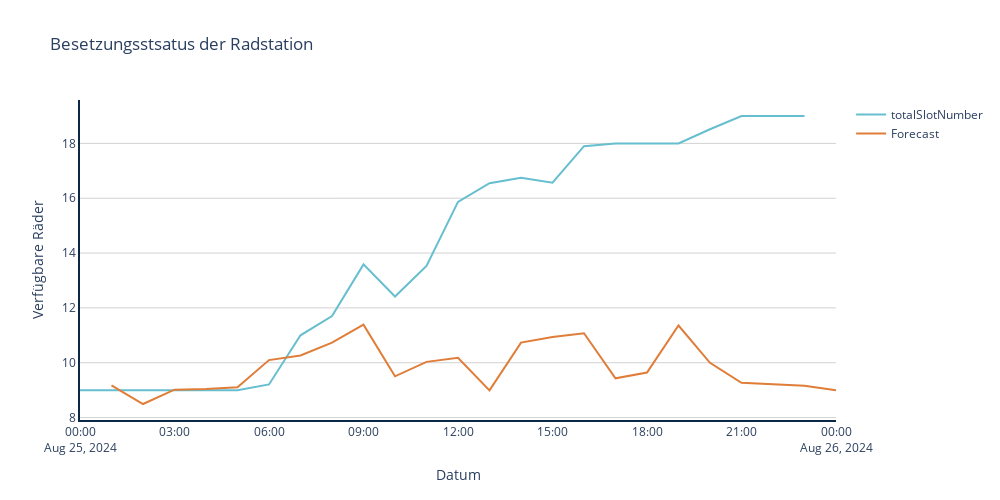

Write notebook code for a chart like this one.
### Code cell
train = df_ags_mf[(df_ags_mf.index <= '2024-08-25 00:00:00+00:00') & (df_ags_mf.index > '2024-08-08 00:00:00+00:00')]['availableBikeNumber']
test = df_ags_mf[(df_ags_mf.index >= '2024-08-25 00:00:00+00:00') & (df_ags_mf.index < '2024-08-26 00:00:00+00:00')]['availableBikeNumber']
try:
    model = ExponentialSmoothing(train, trend='add', seasonal='add', initialization_method = 'estimated',
                                 seasonal_periods=24)
    fit = model.fit(smoothing_seasonal=0.2,)
    forecast = fit.forecast(
        steps=24)
except:
    print(fit.mle_retvals)
print(f'Mean Squared Error: {mean_squared_error(test, forecast)}')
print(f'Mean Absolute percentage Error: {mean_absolute_percentage_error(test, forecast)}')
print(f'Root Mean Squared Error: {root_mean_squared_error(test, forecast)}')
print(f'Root Absolute Error: {mean_absolute_error(test, forecast)}')
plot_that(test,forecast)

### Figure 1 — Plotly figure (JSON) as saved in the notebook; plotly's stock layout.template omitted (floating-point values rounded to 4 significant figures)
{"data": [{"marker": {"color": "#66BECF"}, "name": "totalSlotNumber", "textposition": "bottom right", "type": "scatter", "x": ["2024-08-25T00:00:00+00:00", "2024-08-25T01:00:00+00:00", "2024-08-25T02:00:00+00:00", "2024-08-25T03:00:00+00:00", "2024-08-25T04:00:00+00:00", "2024-08-25T05:00:00+00:00", "2024-08-25T06:00:00+00:00", "2024-08-25T07:00:00+00:00", "2024-08-25T08:00:00+00:00", "2024-08-25T09:00:00+00:00", "2024-08-25T10:00:00+00:00", "2024-08-25T11:00:00+00:00", "2024-08-25T12:00:00+00:00", "2024-08-25T13:00:00+00:00", "2024-08-25T14:00:00+00:00", "2024-08-25T15:00:00+00:00", "2024-08-25T16:00:00+00:00", "2024-08-25T17:00:00+00:00", "2024-08-25T18:00:00+00:00", "2024-08-25T19:00:00+00:00", "2024-08-25T20:00:00+00:00", "2024-08-25T21:00:00+00:00", "2024-08-25T22:00:00+00:00", "2024-08-25T23:00:00+00:00"], "xaxis": "x", "y": [9, 9, 9, 9, 9, 9, 9.207, 11, 11.7, 13.59, 12.42, 13.53, 15.87, 16.55, 16.75, 16.57, 17.9, 18, 18, 18, 18.52, 19, 19, 19], "yaxis": "y"}, {"marker": {"color": "#DF7D39"}, "name": "Forecast", "textposition": "bottom right", "type": "scatter", "x": ["2024-08-25T01:00:00+00:00", "2024-08-25T02:00:00+00:00", "2024-08-25T03:00:00+00:00", "2024-08-25T04:00:00+00:00", "2024-08-25T05:00:00+00:00", "2024-08-25T06:00:00+00:00", "2024-08-25T07:00:00+00:00", "2024-08-25T08:00:00+00:00", "2024-08-25T09:00:00+00:00", "2024-08-25T10:00:00+00:00", "2024-08-25T11:00:00+00:00", "2024-08-25T12:00:00+00:00", "2024-08-25T13:00:00+00:00", "2024-08-25T14:00:00+00:00", "2024-08-25T15:00:00+00:00", "2024-08-25T16:00:00+00:00", "2024-08-25T17:00:00+00:00", "2024-08-25T18:00:00+00:00", "2024-08-25T19:00:00+00:00", "2024-08-25T20:00:00+00:00", "2024-08-25T21:00:00+00:00", "2024-08-25T22:00:00+00:00", "2024-08-25T23:00:00+00:00", "2024-08-26T00:00:00+00:00"], "xaxis": "x", "y": [9.175, 8.494, 9.018, 9.037, 9.108, 10.1, 10.27, 10.73, 11.39, 9.504, 10.03, 10.18, 8.991, 10.73, 10.94, 11.08, 9.431, 9.641, 11.36, 9.997, 9.269, 9.209, 9.157, 8.994], "yaxis": "y"}], "layout": {"height": 500, "paper_bgcolor": "white", "plot_bgcolor": "white", "title": {"text": "Besetzungsstsatus der Radstation"}, "width": 1000, "xaxis": {"anchor": "y", "domain": [0, 1], "gridwidth": 1, "linecolor": "#092947", "linewidth": 2, "showline": true, "title": {"text": "Datum"}}, "yaxis": {"anchor": "x", "domain": [0, 1], "gridcolor": "lightgrey", "gridwidth": 1, "linecolor": "#092947", "linewidth": 2, "showgrid": true, "showline": true, "title": {"text": "Verfügbare Räder"}}}}
